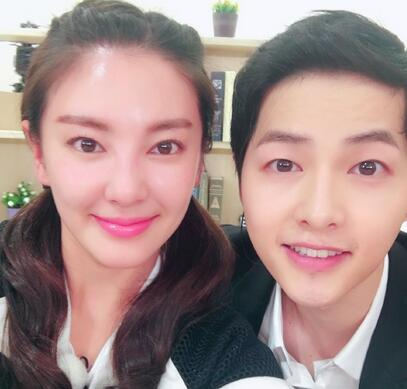
#> input picture dlib/face_detection/faces/example2.jpg, 407 x 389 px, given in place of test_frcnn_00.jpg, which was not available
$ python image_prosess.py
#> lines starting #> are read from the running program, lines starting #| are printed output that depends on the picture; after the words box and inside, x2 and y2 are one past the last pixel; in counts of white or black regions, pixels touching at a corner belong together; pictures that were not available may be replaced by others from this repository, and a replacement may not be noted
import cv2
import numpy as np


#====== threshold
img = cv2.imread("test_frcnn_00.jpg")
#> img is the input picture: shape (389, 407, 3); mean B, G, R 133.4, 136.1, 160.5
gray = cv2.cvtColor(img, cv2.COLOR_BGR2GRAY)
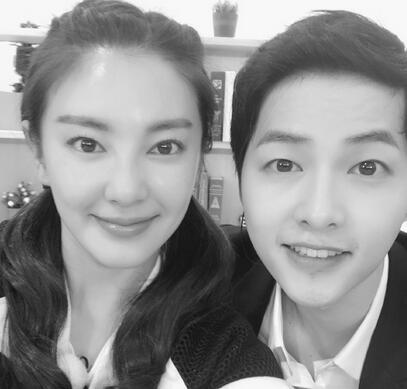
#> gray: shape (389, 407); min 12, max 255, mean 143.1

# hard threshold
_,threshold_color = cv2.threshold(img, thresh=100, maxval=255, type=cv2.THRESH_BINARY)
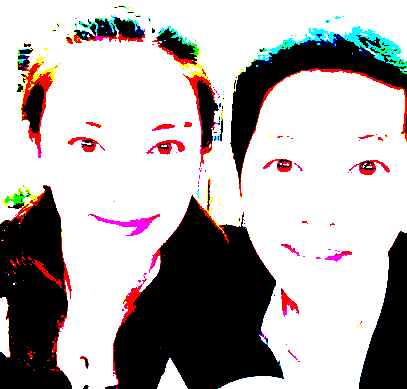
#> threshold_color: shape (389, 407, 3); mean B, G, R 172.7, 172.9, 178.6
_,threshold_gray = cv2.threshold(gray, thresh=100, maxval=255, type=cv2.THRESH_BINARY)
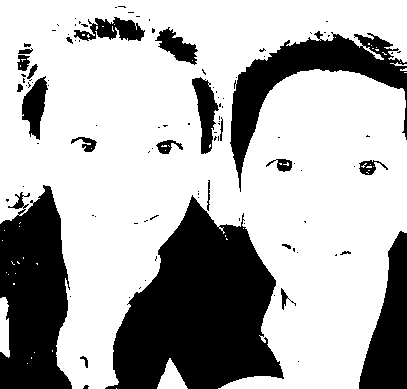
#> threshold_gray: shape (389, 407); 69% white; 105 black regions (81 under 20 px), largest, box (x1, y1, x2, y2) and area: (105, 195, 284, 389) 20871, (0, 185, 72, 389) 11075, (230, 31, 407, 192) 7262

# adaptive threshold
threshold_gray_adap = cv2.adaptiveThreshold(gray, 255, cv2.ADAPTIVE_THRESH_GAUSSIAN_C, cv2.THRESH_BINARY, 55, 1)
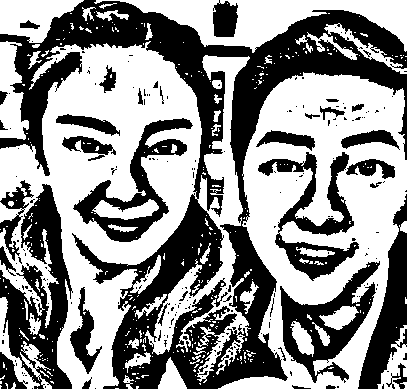
#> threshold_gray_adap: shape (389, 407); 55.8% white; 219 black regions (182 under 20 px), largest, box (x1, y1, x2, y2) and area: (0, 0, 407, 389) 39234, (0, 184, 73, 389) 6805, (280, 261, 380, 383) 4231


cv2.imshow("threshold_color", threshold_color)
cv2.imshow("threshold_gray", threshold_gray)
cv2.imshow("threshold_gray_adap", threshold_gray_adap)

while cv2.waitKey(1) & 0xFF != ord('q'):
#> (key q is pressed here)
    pass
cv2.destroyAllWindows()


#====== color filtering
cap = cv2.VideoCapture(0)
print("original width:", cap.get(3))
print("priginal height:", cap.get(4))
cap.set(3, 640) # set video height to 640
cap.set(4, 360) # set video width to 360

while cap.isOpened():
    ret, frame = cap.read()

    lower = np.array([0,0,10])
    upper = np.array([255,255,255])

    mask = cv2.inRange(frame, lower, upper)
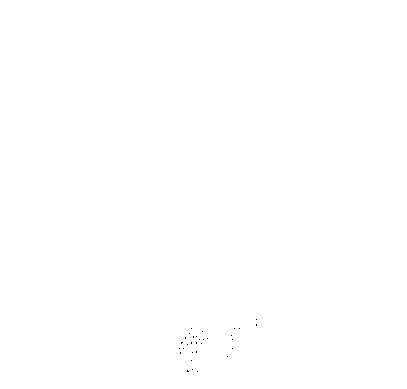
#> mask: shape (389, 407); 100% white; black in thin lines or dots, all inside (x1, y1, x2, y2) = (179, 319, 257, 372)
    res = cv2.bitwise_or(frame, frame, mask=mask)

    cv2.imshow('original', frame)
    cv2.imshow('modified', res)

    if cv2.waitKey(1) & 0xFF == ord('q'):
#> (key q is pressed here)
        break;

cap.release()
cv2.destroyAllWindows()


#====== blurring and smoothing
cap = cv2.VideoCapture(0)
print("original width:", cap.get(3))
print("priginal height:", cap.get(4))
cap.set(3, 640) # set video height to 640
cap.set(4, 360) # set video width to 360

while cap.isOpened():
    ret, frame = cap.read()

    kernal = np.ones((15,15), np.float32) / 255
    frame_smooth = cv2.filter2D(frame, -1, kernal)
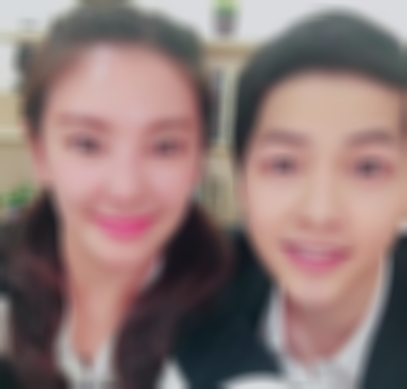
#> frame_smooth: shape (389, 407, 3); mean B, G, R 117.7, 120.1, 141.7
    frame_blur = cv2.GaussianBlur(frame, (15,15), 0)
    frame_median_blur = cv2.medianBlur(frame, 15)
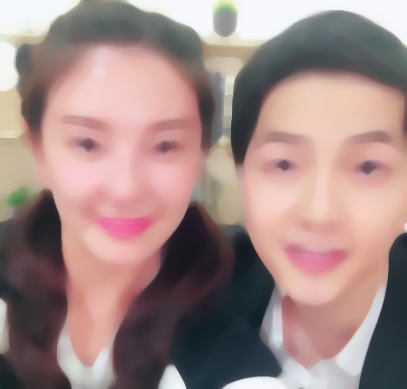
#> frame_median_blur: shape (389, 407, 3); mean B, G, R 133.7, 136.6, 161.3

    cv2.imshow('original', frame)
    cv2.imshow('frame_smooth', frame_smooth)
    cv2.imshow('frame_blur', frame_blur)
    cv2.imshow('frame_median_blur', frame_median_blur)

    if cv2.waitKey(1) & 0xFF == ord('q'):
#> (key q is pressed here)
        break;

cap.release()
cv2.destroyAllWindows()
